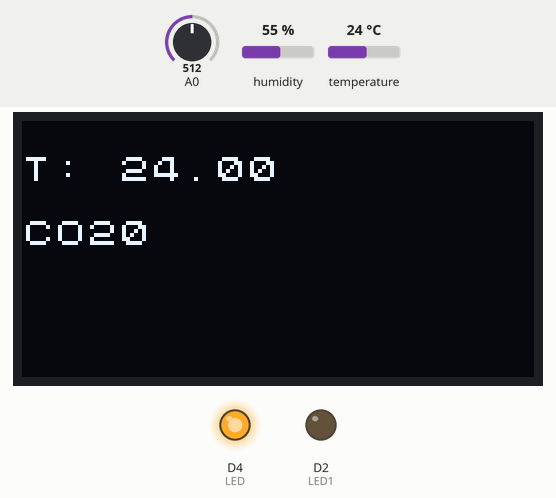
Bench run of a sketch on a simulated ESP8266 (NodeMCU). On the bench: 128×64 one-colour display, output pins drawn as LEDs (lit = HIGH). Dashed ring = blinking. Inputs (shaded band) come from the test bench; at power-on: temperature 24 °C, A0 = 512, humidity 55 %. WiFi joins after 1.5 s; servers stay silent unless stated; uploads are accepted with an empty reply; EEPROM starts erased; what the sketch prints to the serial monitor is not drawn.

Above: at 2.7 s.
2.8 s: temperature set to 39 °C
At 4.5 s:
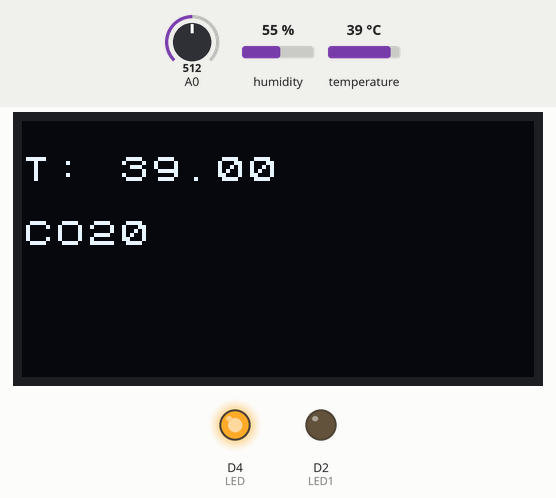
8.8 s: temperature set to 42 °C
At 11.0 s:
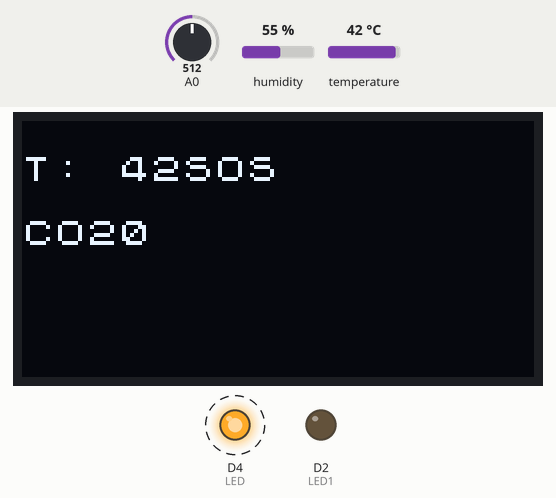
12.1 s: temperature set to 12 °C
At 16.6 s:
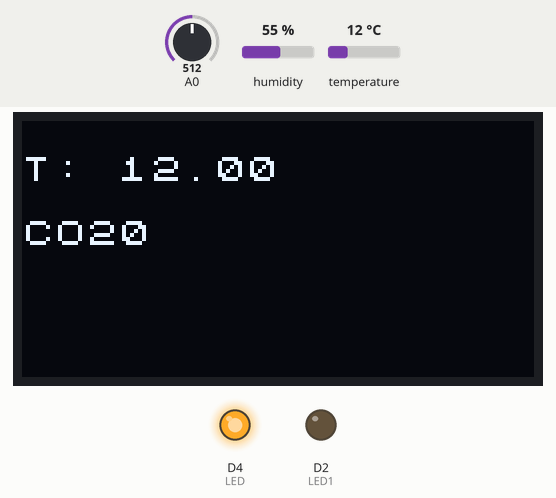
Timing chart, 0 to 18.1 s (numbered marks = the images above; inputs shaded):
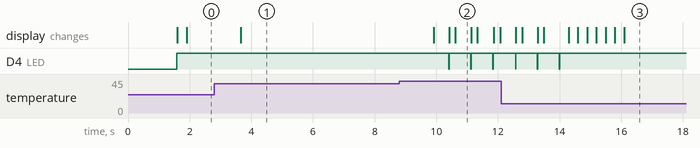

The sketch:

chezaiweixin.ino
```cpp
#include <ArduinoJson.h>
#include <ESP8266WiFi.h>
#include <ESP8266HTTPClient.h>
#include <DHT.h>
#include "DHT.h"
#include <EEPROM.h>

#include <Arduino.h>
#include <U8x8lib.h>

#ifdef U8X8_HAVE_HW_SPI
#include <SPI.h>
#endif
U8X8_SSD1306_128X64_NONAME_SW_I2C u8x8(/* clock=*/ D8, /* data=*/ D7, /* reset=*/ U8X8_PIN_NONE);
int t=0;
DHT dht11_1(D1, DHT11);
#define LED 2
#define LED1 D2
#define yanwu D3
#define ren D4
int r,y=0;
String payload = "";
String str = "";//获取数据储存变量
String com, tem1, tem2, humi, temnow, sta, state1, state2, time0, time1, time2, englis,hbaojing,comdata;
String webadd = "http://flash.weather.com.cn/wmaps/xml/zhengzhou.xml"; //天气接口地址
String time_url = "http://quan.suning.com/getSysTime.do"; //时间接口地址
String english_url = "http://open.iciba.com/dsapi/"; //英语接口地址
String key = "SCU27611T6131b3bd97ff9bfde159293be1d56d3a5b1872f9b1a75";//sever酱获取的key
struct CONFIG {  //结构体存放账号密码
  char ssid[32];
  char password[32];
};
void smartConfig()

{
  t=100;
WiFi.mode(WIFI_STA);
Serial.println("\r\nWait for Smartconfig");
WiFi.beginSmartConfig();
while (1)
{
Serial.print(".");
digitalWrite(LED, 0);
delay(t);
digitalWrite(LED, 1);
delay(t);
if (WiFi.smartConfigDone())
{
  digitalWrite(LED, 1);
    EEPROM.begin(512);
      CONFIG buf;
      Serial.println("SmartConfig Success");
      Serial.printf("SSID:%s\r\n", WiFi.SSID().c_str());
      Serial.printf("PSW:%s\r\n", WiFi.psk().c_str());
      strcpy(buf.ssid,  WiFi.SSID().c_str());
      strcpy(buf.password, WiFi.psk().c_str());
      EEPROM.put<CONFIG>(0, buf);
      EEPROM.commit();
      Serial.println(buf.ssid);
      Serial.println(buf.password);
      break;
}
}
}
void setup_wifi() {

 EEPROM.begin(512);
  CONFIG buf;
  EEPROM.get<CONFIG>(0, buf);
  Serial.println(buf.ssid);
  Serial.println(buf.password);
  EEPROM.commit();
  WiFi.begin(buf.ssid, buf.password);
  long lastMsg = millis();
  while (WiFi.status() != WL_CONNECTED) {
    delay(500);
    Serial.print(".");
    long now = millis();
    if (now - lastMsg > 10000) {
      smartConfig();  //微信智能配网
      break;
    }
  }
}
void setup()
{
Serial.begin(9600);
dht11_1.begin();
pinMode(LED, OUTPUT);
digitalWrite(LED, 0);
pinMode(LED1, OUTPUT);
digitalWrite(LED1, 0);
pinMode(yanwu, INPUT);
pinMode(D6, INPUT);
setup_wifi();
 u8x8.begin();
  u8x8.setPowerSave(0);
}


void wechat(String title,double message)
{
HTTPClient http;
//发送post请求，把消息发出去
http.begin("http://sc.ftqq.com/"+key+".send?text="+title+"&desp="+message);

int httpCode = http.GET();

http.end();

}
void loop()
{
  int Y=analogRead(D6);
  r=digitalRead(ren);
  u8x8.refreshDisplay();    // only required for SSD1606/7
digitalWrite(LED, 1);
 float t1 = dht11_1.readTemperature();//读湿度
 if(t1>40){
  wechat("SOS",t1);//发送微信通知消息
  u8x8.drawString(5,1,"SOS");

digitalWrite(LED, 1);
delay(500);
digitalWrite(LED, 0);
  }
if(r==1){
  Serial.println("y");
  }
Serial.println(y);
// show();
u8x8.setFont(u8x8_font_chroma48medium8_r);
  u8x8.drawString(0,1,"T:");
  u8x8.setCursor(3,1);//这里设置显示的坐标
u8x8.print(t1);//输出显示内容
u8x8.drawString(0,3,"CO2:");
  u8x8.setCursor(3,3);//这里设置显示的坐标
u8x8.print(y);//输出显示内容
 u8x8.refreshDisplay();    // only required for SSD1606/7
}
```

Measured:
- the behaviour switches between 40 and 41 °C on temperature (found by bisection; images 1 and 2)
- after the input at 2.8 s, the display: changes after 0.86 s (image 1)
- after the input at 8.8 s, D4 (LED): alternates HIGH for 0.70 s and LOW for 0.01 s, starting after 1.6 s; the display: first changes after 1.1 s (image 2 shows a later state)
- after the input at 12.1 s, D4 (LED): goes on until 14.0 s, then stays HIGH
- what the display in image 2 shows lasts 0.5 s, from 10.6 s to 11.1 s
